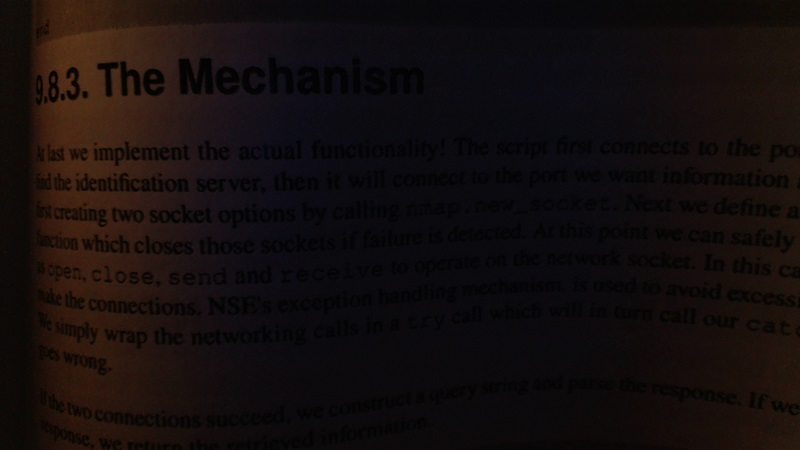
#> input picture bookpage.jpg, 800 x 450 px, given in place of the camera
$ python colorfiltering.py
#> lines starting #> are read from the running program, lines starting #| are printed output that depends on the picture; after the words box and inside, x2 and y2 are one past the last pixel; in counts of white or black regions, pixels touching at a corner belong together
import numpy as np
import cv2

cap = cv2.VideoCapture(0)

while(True):
	ret ,frame = cap.read()
#> frame is the input picture: shape (450, 800, 3); mean B, G, R 13.4, 13.6, 20.3
	hsv = cv2.cvtColor(frame, cv2.COLOR_BGR2HSV)
#> hsv: shape (450, 800, 3); mean H, S, V 81.2, 108.8, 21.8

	#hue saturation value
	lower = {'red': 50, 'green': 50 ,'blue' : 50}
	upper = {'red': 100 , 'green': 100 ,'blue' : 150}
	lower_pix = np.uint8([[[lower['blue'],lower['green'],lower['red']]]]);
	upper_pix = np.uint8([[[upper['blue'],upper['green'],upper['red']]]]);
	lower_pix = cv2.cvtColor(lower_pix,cv2.COLOR_BGR2HSV)
	upper_pix = cv2.cvtColor(upper_pix,cv2.COLOR_BGR2HSV)
	#print upper_pix
	#print lower_pix
	mask = cv2.inRange(hsv,lower_pix,upper_pix)
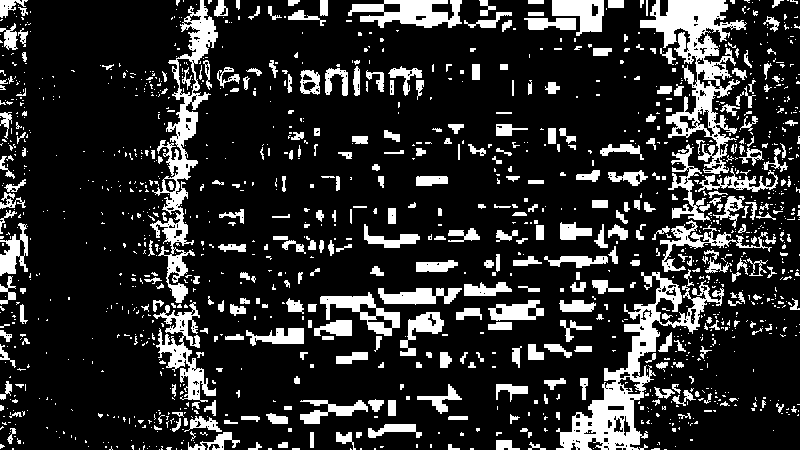
#> mask: shape (450, 800); 17.7% white; 1407 white regions (1044 under 20 px), largest, box (x1, y1, x2, y2) and area: (556, 272, 724, 450) 6265, (640, 0, 747, 174) 6008, (150, 0, 218, 303) 4690
	res = cv2.bitwise_and(frame,frame,mask = mask)
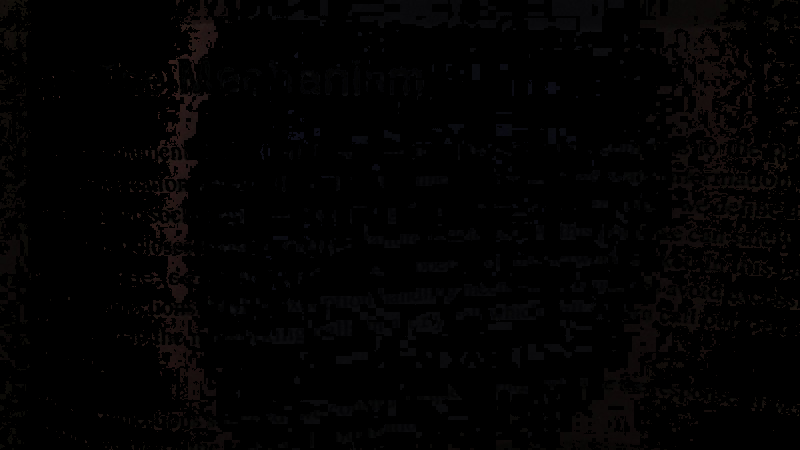
#> res: shape (450, 800, 3); mean B, G, R 2, 2, 2.6
	kernel = np.ones((5,5), np.uint8)
	erosion = cv2.erode(mask,kernel,iterations=1)
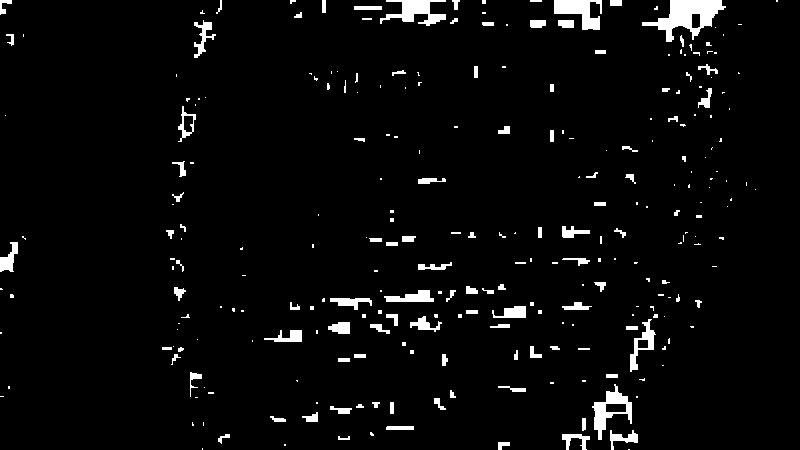
#> erosion: shape (450, 800); 3.8% white; 270 white regions (160 under 20 px), largest, box (x1, y1, x2, y2) and area: (642, 0, 726, 42) 1557, (380, 0, 446, 26) 828, (554, 0, 602, 30) 807
	dilation = cv2.dilate(mask,kernel,iterations=1)
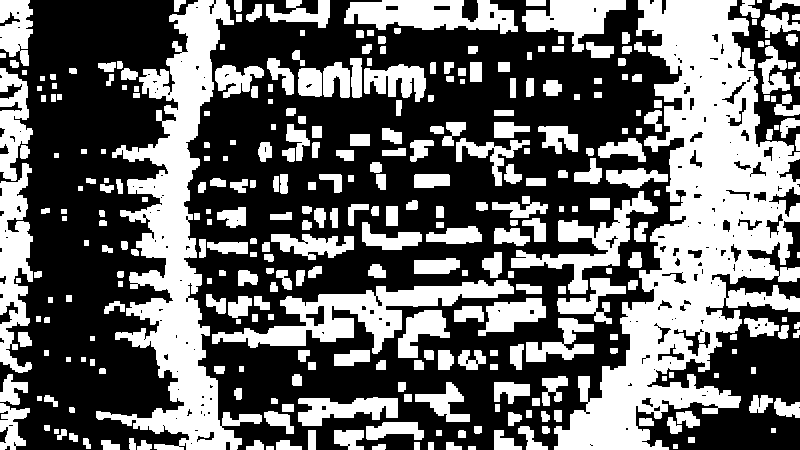
#> dilation: shape (450, 800); 41.1% white; 327 white regions (2 under 20 px), largest, box (x1, y1, x2, y2) and area: (554, 0, 800, 450) 44315, (96, 0, 262, 450) 22797, (212, 280, 514, 354) 7127

	opening = cv2.morphologyEx(dilation,cv2.MORPH_OPEN,kernel)
	closing = cv2.morphologyEx(opening,cv2.MORPH_CLOSE,kernel)
#> closing: shape (450, 800); 44.5% white; 138 white regions (1 under 20 px), largest, box (x1, y1, x2, y2) and area: (476, 0, 800, 450) 65596, (96, 0, 546, 450) 42652, (0, 0, 42, 450) 10859


	closing = cv2.GaussianBlur(closing,(5,5),0)
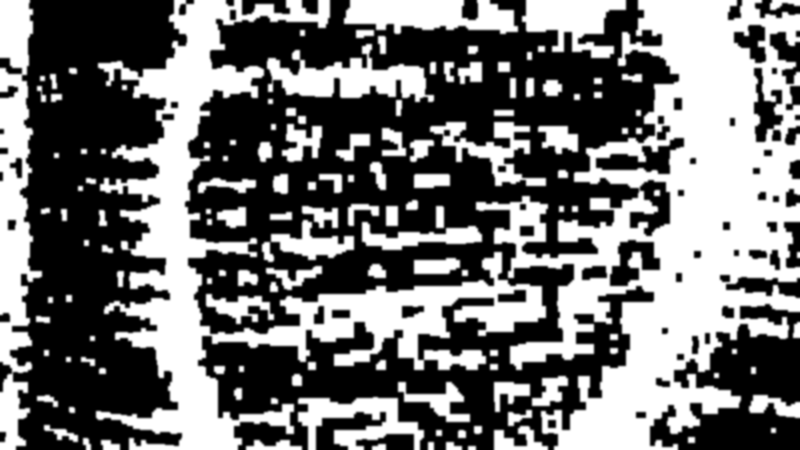
#> closing: shape (450, 800); min 0, max 255, mean 113.5
	closing = cv2.medianBlur(closing,5)
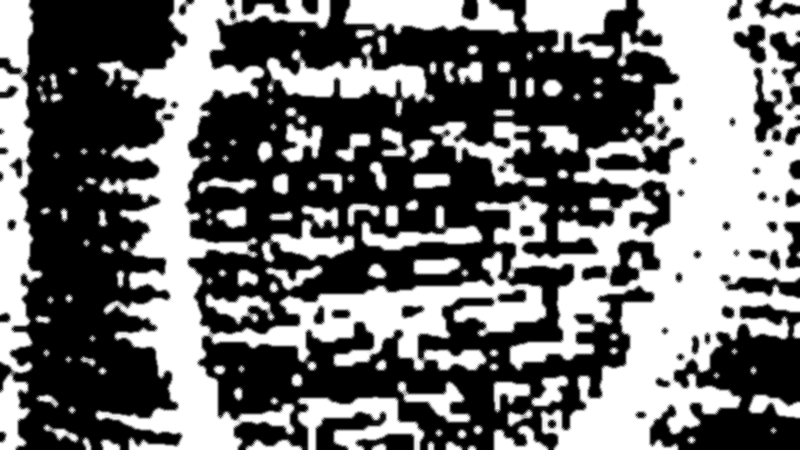
#> closing: shape (450, 800); min 0, max 255, mean 112.9
	res = cv2.bitwise_and(frame,frame,mask = closing)
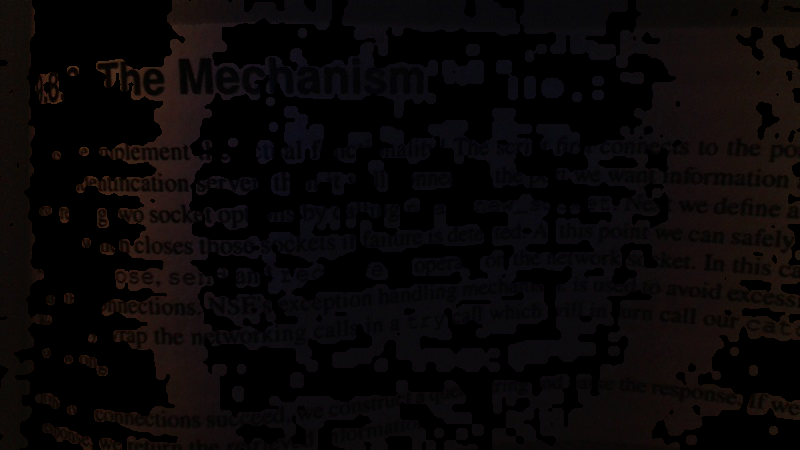
#> res: shape (450, 800, 3); mean B, G, R 6.9, 6.7, 9.6
	#cv2.imshow('Mask',mask)
	#cv2.imshow('opening',opening)
	#cv2.imshow('Closing',closing)
	cv2.imshow("Final",res)
	k = cv2.waitKey(5) & 0xFF
#> (key Esc is pressed here)
	if k==27:
		break
cap.release()
cv2.destroyAllWindows()
